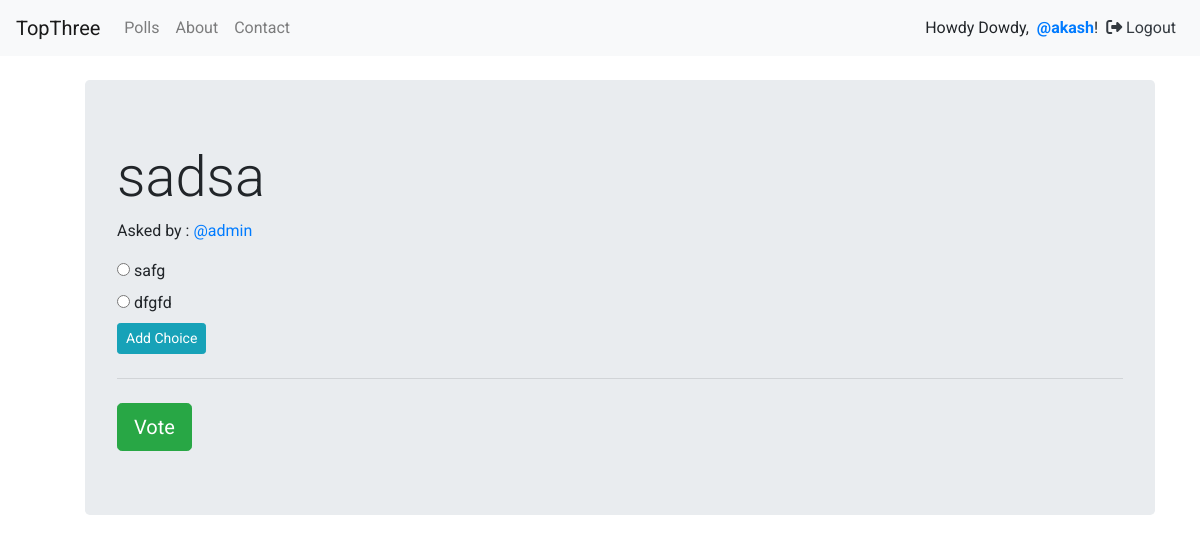
Before: /polls/details/17 (signed in) with the older database file.
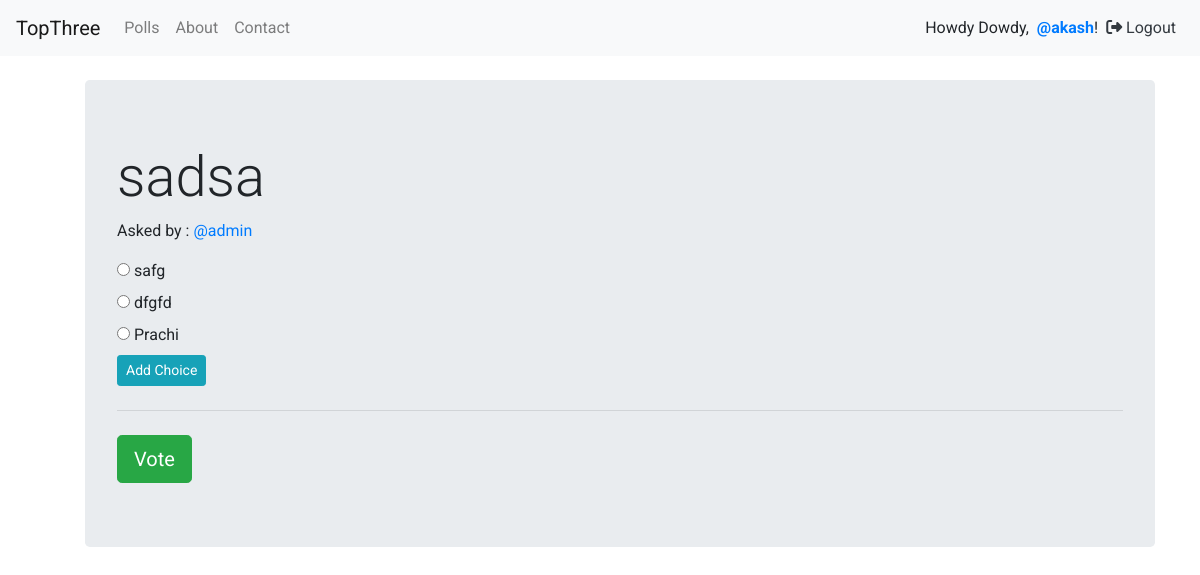
After: the same page with the newer database file.
### polls/models.py (models this page shows, shortened)
class Poll(models.Model):
    owner = models.ForeignKey(User, on_delete = models.CASCADE, default = 1)
    text = models.CharField(max_length = 255)
    pub_date = models.DateField()
    def user_can_vote(self, user):
        qs = user.vote_set.filter(poll = self)
        if qs.exists():
            return False
        else:
            return True

class Choice(models.Model):
    poll = models.ForeignKey(Poll, on_delete = models.CASCADE)
    choice_text = models.CharField(max_length = 255)

### polls/views.py (the view)
# urls.py: path('details/<int:poll_id>', views.poll_detail, name = 'details'),
@login_required
def poll_detail(request, poll_id):
    poll = get_object_or_404(Poll, id = poll_id)
    user_can_vote = poll.user_can_vote(request.user)
    context = {'poll' : poll}
    if user_can_vote:
        return render(request, 'polls/poll_detail.html', context)
    else:
        results = poll.get_results_dict()
        return render(request, 'polls/poll_result.html', {'poll' : poll, 'results' : results})

### polls/templates/polls/poll_detail.html (shortened to what this page needs)
{% extends 'base.html' %}
{% block content %}
  <div class="container">
    <ul>
      <div class="jumbotron mt-4">
        <h1 class="display-4"> {{poll.text}}</h1>
        <p>Asked by : <a href="{% url 'accounts:details' poll.owner %}" class="">@{{poll.owner}}</a></p>
        <form action="{% url 'polls:vote' poll.id %}" method="POST">
          {% for choice in poll.choice_set.all %}
            <input type="radio" name="choice" id="choice{{forloop.counter}}" value="{{choice.id}}">
            <label for="choice {{forloop.counter}}">{{choice.choice_text}}</label>
            <br />
          {% endfor %}
          <a href="{% url 'polls:add_choice' poll.id %}" class="btn btn-info btn-sm">Add Choice</a>
          <hr class="my-4">
          <input type="submit" value="Vote" class="btn btn-success btn-lg">
        </form>
        </div>
    </ul>
  </div>
{% endblock %}

### templates/base.html (shortened to what this page needs)
<!DOCTYPE html>
{% load static %}
<html lang="en" dir="ltr">
  <head>
    <link rel="stylesheet" href="https://stackpath.bootstrapcdn.com/bootstrap/4.3.1/css/bootstrap.min.css">
  </head>
  <body>
    <nav class="navbar navbar-expand-lg navbar-light bg-light">
      <a class="navbar-brand" href="{% url 'home' %}">TopThree</a>
      <div class="collapse navbar-collapse" id="navbarNavAltMarkup">
        <div class="navbar-nav">
          <a class="nav-item nav-link" href="{% url 'polls:list' %}">Polls</a>
          <a class="nav-item nav-link" href="{% url 'about' %}">About</a>
          <a class="nav-item nav-link" href="{% url 'contact' %}">Contact</a>
        </div>
      </div>
      {% if request.user.is_authenticated %}
        Howdy Dowdy,&nbsp&nbsp <strong><a href="{% url 'accounts:details' request.user %}">@{{request.user}}</a></strong>!
        <a class="p-2 text-dark" href="{% url 'accounts:logout' %}"><i class="fas fa-sign-out-alt"></i>&nbspLogout</a>
      {% else %}
        <a class="p-2 text-dark" href="{% url 'accounts:login' %}">Sign In</a>
        <a class="p-2 text-dark" href="{% url 'accounts:register' %}">Sign Up</a>
      {% endif %}
    </nav>
    {% block content %}
    {% endblock %}
  </body>
</html>

### templates/base.html (style rules this page uses)
body { font-family: 'Roboto', sans-serif; background-color: #fff }

Changed rows visible on the page:
added Choice: choice_text "Prachi"
